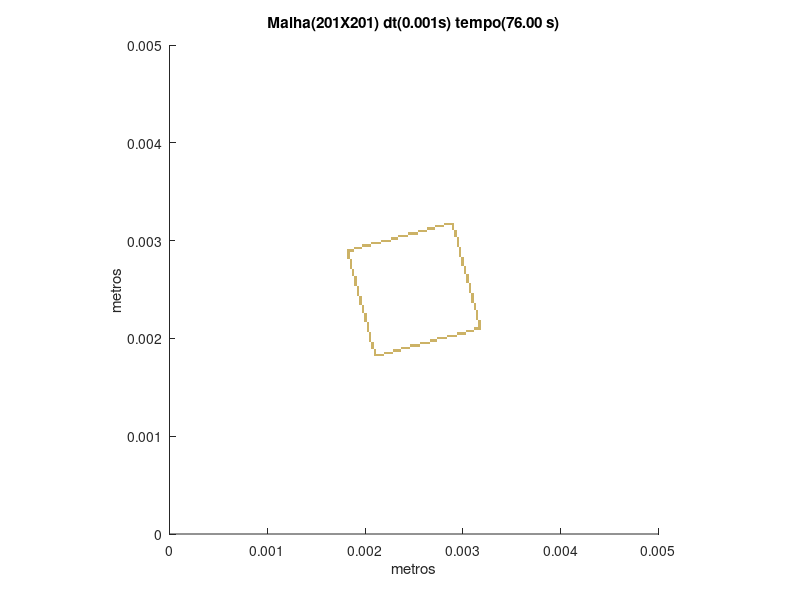

Reproduce this figure in MATLAB.
set (gca,'PlotBoxAspectRatio',[1 1 1],'Xlim',[0,0.005],'Ylim',[0,0.005])
hold on
title('Malha(201X201) dt(0.001s) tempo(76.00 s)')
hold on
ylabel('metros')
hold on
xlabel('metros')
hold on

fill([0.00208955223880597 0.00208955223880597 0.00211442786069652 0.00211442786069652],[0.00181592039800995 0.0018407960199005 0.0018407960199005 0.00181592039800995],[0.8,0.7,0.4],'LineStyle','none')

fill([0.00211442786069652 0.00211442786069652 0.00213930348258706 0.00213930348258706],[0.00181592039800995 0.0018407960199005 0.0018407960199005 0.00181592039800995],[0.8,0.7,0.4],'LineStyle','none')

fill([0.00213930348258706 0.00213930348258706 0.00216417910447761 0.00216417910447761],[0.00181592039800995 0.0018407960199005 0.0018407960199005 0.00181592039800995],[0.8,0.7,0.4],'LineStyle','none')

fill([0.00216417910447761 0.00216417910447761 0.00218905472636816 0.00218905472636816],[0.00181592039800995 0.0018407960199005 0.0018407960199005 0.00181592039800995],[0.8,0.7,0.4],'LineStyle','none')

fill([0.00208955223880597 0.00208955223880597 0.00211442786069652 0.00211442786069652],[0.0018407960199005 0.00186567164179104 0.00186567164179104 0.0018407960199005],[0.8,0.7,0.4],'LineStyle','none')

fill([0.00218905472636816 0.00218905472636816 0.00221393034825871 0.00221393034825871],[0.0018407960199005 0.00186567164179104 0.00186567164179104 0.0018407960199005],[0.8,0.7,0.4],'LineStyle','none')

fill([0.00221393034825871 0.00221393034825871 0.00223880597014925 0.00223880597014925],[0.0018407960199005 0.00186567164179104 0.00186567164179104 0.0018407960199005],[0.8,0.7,0.4],'LineStyle','none')

fill([0.00223880597014925 0.00223880597014925 0.0022636815920398 0.0022636815920398],[0.0018407960199005 0.00186567164179104 0.00186567164179104 0.0018407960199005],[0.8,0.7,0.4],'LineStyle','none')

fill([0.0022636815920398 0.0022636815920398 0.00228855721393035 0.00228855721393035],[0.0018407960199005 0.00186567164179104 0.00186567164179104 0.0018407960199005],[0.8,0.7,0.4],'LineStyle','none')

fill([0.00208955223880597 0.00208955223880597 0.00211442786069652 0.00211442786069652],[0.00186567164179104 0.00189054726368159 0.00189054726368159 0.00186567164179104],[0.8,0.7,0.4],'LineStyle','none')

fill([0.00228855721393035 0.00228855721393035 0.0023134328358209 0.0023134328358209],[0.00186567164179104 0.00189054726368159 0.00189054726368159 0.00186567164179104],[0.8,0.7,0.4],'LineStyle','none')

fill([0.0023134328358209 0.0023134328358209 0.00233830845771144 0.00233830845771144],[0.00186567164179104 0.00189054726368159 0.00189054726368159 0.00186567164179104],[0.8,0.7,0.4],'LineStyle','none')

fill([0.00233830845771144 0.00233830845771144 0.00236318407960199 0.00236318407960199],[0.00186567164179104 0.00189054726368159 0.00189054726368159 0.00186567164179104],[0.8,0.7,0.4],'LineStyle','none')

fill([0.00206467661691542 0.00206467661691542 0.00208955223880597 0.00208955223880597],[0.00189054726368159 0.00191542288557214 0.00191542288557214 0.00189054726368159],[0.8,0.7,0.4],'LineStyle','none')

fill([0.00236318407960199 0.00236318407960199 0.00238805970149254 0.00238805970149254],[0.00189054726368159 0.00191542288557214 0.00191542288557214 0.00189054726368159],[0.8,0.7,0.4],'LineStyle','none')

fill([0.00238805970149254 0.00238805970149254 0.00241293532338308 0.00241293532338308],[0.00189054726368159 0.00191542288557214 0.00191542288557214 0.00189054726368159],[0.8,0.7,0.4],'LineStyle','none')

fill([0.00241293532338308 0.00241293532338308 0.00243781094527363 0.00243781094527363],[0.00189054726368159 0.00191542288557214 0.00191542288557214 0.00189054726368159],[0.8,0.7,0.4],'LineStyle','none')

fill([0.00243781094527363 0.00243781094527363 0.00246268656716418 0.00246268656716418],[0.00189054726368159 0.00191542288557214 0.00191542288557214 0.00189054726368159],[0.8,0.7,0.4],'LineStyle','none')

fill([0.00206467661691542 0.00206467661691542 0.00208955223880597 0.00208955223880597],[0.00191542288557214 0.00194029850746269 0.00194029850746269 0.00191542288557214],[0.8,0.7,0.4],'LineStyle','none')

fill([0.00246268656716418 0.00246268656716418 0.00248756218905473 0.00248756218905473],[0.00191542288557214 0.00194029850746269 0.00194029850746269 0.00191542288557214],[0.8,0.7,0.4],'LineStyle','none')

fill([0.00248756218905473 0.00248756218905473 0.00251243781094527 0.00251243781094527],[0.00191542288557214 0.00194029850746269 0.00194029850746269 0.00191542288557214],[0.8,0.7,0.4],'LineStyle','none')

fill([0.00251243781094527 0.00251243781094527 0.00253731343283582 0.00253731343283582],[0.00191542288557214 0.00194029850746269 0.00194029850746269 0.00191542288557214],[0.8,0.7,0.4],'LineStyle','none')

fill([0.00253731343283582 0.00253731343283582 0.00256218905472637 0.00256218905472637],[0.00191542288557214 0.00194029850746269 0.00194029850746269 0.00191542288557214],[0.8,0.7,0.4],'LineStyle','none')

fill([0.00206467661691542 0.00206467661691542 0.00208955223880597 0.00208955223880597],[0.00194029850746269 0.00196517412935323 0.00196517412935323 0.00194029850746269],[0.8,0.7,0.4],'LineStyle','none')

fill([0.00256218905472637 0.00256218905472637 0.00258706467661692 0.00258706467661692],[0.00194029850746269 0.00196517412935323 0.00196517412935323 0.00194029850746269],[0.8,0.7,0.4],'LineStyle','none')

fill([0.00258706467661692 0.00258706467661692 0.00261194029850746 0.00261194029850746],[0.00194029850746269 0.00196517412935323 0.00196517412935323 0.00194029850746269],[0.8,0.7,0.4],'LineStyle','none')

fill([0.00261194029850746 0.00261194029850746 0.00263681592039801 0.00263681592039801],[0.00194029850746269 0.00196517412935323 0.00196517412935323 0.00194029850746269],[0.8,0.7,0.4],'LineStyle','none')

fill([0.00263681592039801 0.00263681592039801 0.00266169154228856 0.00266169154228856],[0.00194029850746269 0.00196517412935323 0.00196517412935323 0.00194029850746269],[0.8,0.7,0.4],'LineStyle','none')

fill([0.00203980099502488 0.00203980099502488 0.00206467661691542 0.00206467661691542],[0.00196517412935323 0.00199004975124378 0.00199004975124378 0.00196517412935323],[0.8,0.7,0.4],'LineStyle','none')

fill([0.00266169154228856 0.00266169154228856 0.0026865671641791 0.0026865671641791],[0.00196517412935323 0.00199004975124378 0.00199004975124378 0.00196517412935323],[0.8,0.7,0.4],'LineStyle','none')

fill([0.0026865671641791 0.0026865671641791 0.00271144278606965 0.00271144278606965],[0.00196517412935323 0.00199004975124378 0.00199004975124378 0.00196517412935323],[0.8,0.7,0.4],'LineStyle','none')

fill([0.00271144278606965 0.00271144278606965 0.0027363184079602 0.0027363184079602],[0.00196517412935323 0.00199004975124378 0.00199004975124378 0.00196517412935323],[0.8,0.7,0.4],'LineStyle','none')

fill([0.00203980099502488 0.00203980099502488 0.00206467661691542 0.00206467661691542],[0.00199004975124378 0.00201492537313433 0.00201492537313433 0.00199004975124378],[0.8,0.7,0.4],'LineStyle','none')

fill([0.0027363184079602 0.0027363184079602 0.00276119402985075 0.00276119402985075],[0.00199004975124378 0.00201492537313433 0.00201492537313433 0.00199004975124378],[0.8,0.7,0.4],'LineStyle','none')

fill([0.00276119402985075 0.00276119402985075 0.00278606965174129 0.00278606965174129],[0.00199004975124378 0.00201492537313433 0.00201492537313433 0.00199004975124378],[0.8,0.7,0.4],'LineStyle','none')

fill([0.00278606965174129 0.00278606965174129 0.00281094527363184 0.00281094527363184],[0.00199004975124378 0.00201492537313433 0.00201492537313433 0.00199004975124378],[0.8,0.7,0.4],'LineStyle','none')

fill([0.00281094527363184 0.00281094527363184 0.00283582089552239 0.00283582089552239],[0.00199004975124378 0.00201492537313433 0.00201492537313433 0.00199004975124378],[0.8,0.7,0.4],'LineStyle','none')

fill([0.00203980099502488 0.00203980099502488 0.00206467661691542 0.00206467661691542],[0.00201492537313433 0.00203980099502488 0.00203980099502488 0.00201492537313433],[0.8,0.7,0.4],'LineStyle','none')

fill([0.00283582089552239 0.00283582089552239 0.00286069651741294 0.00286069651741294],[0.00201492537313433 0.00203980099502488 0.00203980099502488 0.00201492537313433],[0.8,0.7,0.4],'LineStyle','none')

fill([0.00286069651741294 0.00286069651741294 0.00288557213930348 0.00288557213930348],[0.00201492537313433 0.00203980099502488 0.00203980099502488 0.00201492537313433],[0.8,0.7,0.4],'LineStyle','none')

fill([0.00288557213930348 0.00288557213930348 0.00291044776119403 0.00291044776119403],[0.00201492537313433 0.00203980099502488 0.00203980099502488 0.00201492537313433],[0.8,0.7,0.4],'LineStyle','none')

fill([0.00291044776119403 0.00291044776119403 0.00293532338308458 0.00293532338308458],[0.00201492537313433 0.00203980099502488 0.00203980099502488 0.00201492537313433],[0.8,0.7,0.4],'LineStyle','none')

fill([0.00203980099502488 0.00203980099502488 0.00206467661691542 0.00206467661691542],[0.00203980099502488 0.00206467661691542 0.00206467661691542 0.00203980099502488],[0.8,0.7,0.4],'LineStyle','none')

fill([0.00293532338308458 0.00293532338308458 0.00296019900497512 0.00296019900497512],[0.00203980099502488 0.00206467661691542 0.00206467661691542 0.00203980099502488],[0.8,0.7,0.4],'LineStyle','none')

fill([0.00296019900497512 0.00296019900497512 0.00298507462686567 0.00298507462686567],[0.00203980099502488 0.00206467661691542 0.00206467661691542 0.00203980099502488],[0.8,0.7,0.4],'LineStyle','none')

fill([0.00298507462686567 0.00298507462686567 0.00300995024875622 0.00300995024875622],[0.00203980099502488 0.00206467661691542 0.00206467661691542 0.00203980099502488],[0.8,0.7,0.4],'LineStyle','none')

fill([0.00300995024875622 0.00300995024875622 0.00303482587064677 0.00303482587064677],[0.00203980099502488 0.00206467661691542 0.00206467661691542 0.00203980099502488],[0.8,0.7,0.4],'LineStyle','none')

fill([0.00201492537313433 0.00201492537313433 0.00203980099502488 0.00203980099502488],[0.00206467661691542 0.00208955223880597 0.00208955223880597 0.00206467661691542],[0.8,0.7,0.4],'LineStyle','none')

fill([0.00303482587064677 0.00303482587064677 0.00305970149253731 0.00305970149253731],[0.00206467661691542 0.00208955223880597 0.00208955223880597 0.00206467661691542],[0.8,0.7,0.4],'LineStyle','none')

fill([0.00305970149253731 0.00305970149253731 0.00308457711442786 0.00308457711442786],[0.00206467661691542 0.00208955223880597 0.00208955223880597 0.00206467661691542],[0.8,0.7,0.4],'LineStyle','none')

fill([0.00308457711442786 0.00308457711442786 0.00310945273631841 0.00310945273631841],[0.00206467661691542 0.00208955223880597 0.00208955223880597 0.00206467661691542],[0.8,0.7,0.4],'LineStyle','none')

fill([0.00201492537313433 0.00201492537313433 0.00203980099502488 0.00203980099502488],[0.00208955223880597 0.00211442786069652 0.00211442786069652 0.00208955223880597],[0.8,0.7,0.4],'LineStyle','none')

fill([0.00310945273631841 0.00310945273631841 0.00313432835820896 0.00313432835820896],[0.00208955223880597 0.00211442786069652 0.00211442786069652 0.00208955223880597],[0.8,0.7,0.4],'LineStyle','none')

fill([0.00313432835820896 0.00313432835820896 0.0031592039800995 0.0031592039800995],[0.00208955223880597 0.00211442786069652 0.00211442786069652 0.00208955223880597],[0.8,0.7,0.4],'LineStyle','none')

fill([0.0031592039800995 0.0031592039800995 0.00318407960199005 0.00318407960199005],[0.00208955223880597 0.00211442786069652 0.00211442786069652 0.00208955223880597],[0.8,0.7,0.4],'LineStyle','none')

fill([0.00201492537313433 0.00201492537313433 0.00203980099502488 0.00203980099502488],[0.00211442786069652 0.00213930348258706 0.00213930348258706 0.00211442786069652],[0.8,0.7,0.4],'LineStyle','none')

fill([0.0031592039800995 0.0031592039800995 0.00318407960199005 0.00318407960199005],[0.00211442786069652 0.00213930348258706 0.00213930348258706 0.00211442786069652],[0.8,0.7,0.4],'LineStyle','none')

fill([0.00201492537313433 0.00201492537313433 0.00203980099502488 0.00203980099502488],[0.00213930348258706 0.00216417910447761 0.00216417910447761 0.00213930348258706],[0.8,0.7,0.4],'LineStyle','none')

fill([0.0031592039800995 0.0031592039800995 0.00318407960199005 0.00318407960199005],[0.00213930348258706 0.00216417910447761 0.00216417910447761 0.00213930348258706],[0.8,0.7,0.4],'LineStyle','none')

fill([0.00199004975124378 0.00199004975124378 0.00201492537313433 0.00201492537313433],[0.00216417910447761 0.00218905472636816 0.00218905472636816 0.00216417910447761],[0.8,0.7,0.4],'LineStyle','none')

fill([0.0031592039800995 0.0031592039800995 0.00318407960199005 0.00318407960199005],[0.00216417910447761 0.00218905472636816 0.00218905472636816 0.00216417910447761],[0.8,0.7,0.4],'LineStyle','none')

fill([0.00199004975124378 0.00199004975124378 0.00201492537313433 0.00201492537313433],[0.00218905472636816 0.00221393034825871 0.00221393034825871 0.00218905472636816],[0.8,0.7,0.4],'LineStyle','none')

fill([0.00313432835820896 0.00313432835820896 0.0031592039800995 0.0031592039800995],[0.00218905472636816 0.00221393034825871 0.00221393034825871 0.00218905472636816],[0.8,0.7,0.4],'LineStyle','none')

fill([0.00199004975124378 0.00199004975124378 0.00201492537313433 0.00201492537313433],[0.00221393034825871 0.00223880597014925 0.00223880597014925 0.00221393034825871],[0.8,0.7,0.4],'LineStyle','none')

fill([0.00313432835820896 0.00313432835820896 0.0031592039800995 0.0031592039800995],[0.00221393034825871 0.00223880597014925 0.00223880597014925 0.00221393034825871],[0.8,0.7,0.4],'LineStyle','none')

fill([0.00199004975124378 0.00199004975124378 0.00201492537313433 0.00201492537313433],[0.00223880597014925 0.0022636815920398 0.0022636815920398 0.00223880597014925],[0.8,0.7,0.4],'LineStyle','none')

fill([0.00313432835820896 0.00313432835820896 0.0031592039800995 0.0031592039800995],[0.00223880597014925 0.0022636815920398 0.0022636815920398 0.00223880597014925],[0.8,0.7,0.4],'LineStyle','none')

fill([0.00196517412935323 0.00196517412935323 0.00199004975124378 0.00199004975124378],[0.0022636815920398 0.00228855721393035 0.00228855721393035 0.0022636815920398],[0.8,0.7,0.4],'LineStyle','none')

fill([0.00313432835820896 0.00313432835820896 0.0031592039800995 0.0031592039800995],[0.0022636815920398 0.00228855721393035 0.00228855721393035 0.0022636815920398],[0.8,0.7,0.4],'LineStyle','none')

fill([0.00196517412935323 0.00196517412935323 0.00199004975124378 0.00199004975124378],[0.00228855721393035 0.0023134328358209 0.0023134328358209 0.00228855721393035],[0.8,0.7,0.4],'LineStyle','none')

fill([0.00310945273631841 0.00310945273631841 0.00313432835820896 0.00313432835820896],[0.00228855721393035 0.0023134328358209 0.0023134328358209 0.00228855721393035],[0.8,0.7,0.4],'LineStyle','none')

fill([0.00196517412935323 0.00196517412935323 0.00199004975124378 0.00199004975124378],[0.0023134328358209 0.00233830845771144 0.00233830845771144 0.0023134328358209],[0.8,0.7,0.4],'LineStyle','none')

fill([0.00310945273631841 0.00310945273631841 0.00313432835820896 0.00313432835820896],[0.0023134328358209 0.00233830845771144 0.00233830845771144 0.0023134328358209],[0.8,0.7,0.4],'LineStyle','none')

fill([0.00194029850746269 0.00194029850746269 0.00196517412935323 0.00196517412935323],[0.00233830845771144 0.00236318407960199 0.00236318407960199 0.00233830845771144],[0.8,0.7,0.4],'LineStyle','none')

fill([0.00310945273631841 0.00310945273631841 0.00313432835820896 0.00313432835820896],[0.00233830845771144 0.00236318407960199 0.00236318407960199 0.00233830845771144],[0.8,0.7,0.4],'LineStyle','none')

fill([0.00194029850746269 0.00194029850746269 0.00196517412935323 0.00196517412935323],[0.00236318407960199 0.00238805970149254 0.00238805970149254 0.00236318407960199],[0.8,0.7,0.4],'LineStyle','none')

fill([0.00308457711442786 0.00308457711442786 0.00310945273631841 0.00310945273631841],[0.00236318407960199 0.00238805970149254 0.00238805970149254 0.00236318407960199],[0.8,0.7,0.4],'LineStyle','none')

fill([0.00194029850746269 0.00194029850746269 0.00196517412935323 0.00196517412935323],[0.00238805970149254 0.00241293532338308 0.00241293532338308 0.00238805970149254],[0.8,0.7,0.4],'LineStyle','none')

fill([0.00308457711442786 0.00308457711442786 0.00310945273631841 0.00310945273631841],[0.00238805970149254 0.00241293532338308 0.00241293532338308 0.00238805970149254],[0.8,0.7,0.4],'LineStyle','none')

fill([0.00194029850746269 0.00194029850746269 0.00196517412935323 0.00196517412935323],[0.00241293532338308 0.00243781094527363 0.00243781094527363 0.00241293532338308],[0.8,0.7,0.4],'LineStyle','none')

fill([0.00308457711442786 0.00308457711442786 0.00310945273631841 0.00310945273631841],[0.00241293532338308 0.00243781094527363 0.00243781094527363 0.00241293532338308],[0.8,0.7,0.4],'LineStyle','none')

fill([0.00191542288557214 0.00191542288557214 0.00194029850746269 0.00194029850746269],[0.00243781094527363 0.00246268656716418 0.00246268656716418 0.00243781094527363],[0.8,0.7,0.4],'LineStyle','none')

fill([0.00308457711442786 0.00308457711442786 0.00310945273631841 0.00310945273631841],[0.00243781094527363 0.00246268656716418 0.00246268656716418 0.00243781094527363],[0.8,0.7,0.4],'LineStyle','none')

fill([0.00191542288557214 0.00191542288557214 0.00194029850746269 0.00194029850746269],[0.00246268656716418 0.00248756218905473 0.00248756218905473 0.00246268656716418],[0.8,0.7,0.4],'LineStyle','none')

fill([0.00305970149253731 0.00305970149253731 0.00308457711442786 0.00308457711442786],[0.00246268656716418 0.00248756218905473 0.00248756218905473 0.00246268656716418],[0.8,0.7,0.4],'LineStyle','none')

fill([0.00191542288557214 0.00191542288557214 0.00194029850746269 0.00194029850746269],[0.00248756218905473 0.00251243781094527 0.00251243781094527 0.00248756218905473],[0.8,0.7,0.4],'LineStyle','none')

fill([0.00305970149253731 0.00305970149253731 0.00308457711442786 0.00308457711442786],[0.00248756218905473 0.00251243781094527 0.00251243781094527 0.00248756218905473],[0.8,0.7,0.4],'LineStyle','none')

fill([0.00191542288557214 0.00191542288557214 0.00194029850746269 0.00194029850746269],[0.00251243781094527 0.00253731343283582 0.00253731343283582 0.00251243781094527],[0.8,0.7,0.4],'LineStyle','none')

fill([0.00305970149253731 0.00305970149253731 0.00308457711442786 0.00308457711442786],[0.00251243781094527 0.00253731343283582 0.00253731343283582 0.00251243781094527],[0.8,0.7,0.4],'LineStyle','none')

fill([0.00189054726368159 0.00189054726368159 0.00191542288557214 0.00191542288557214],[0.00253731343283582 0.00256218905472637 0.00256218905472637 0.00253731343283582],[0.8,0.7,0.4],'LineStyle','none')

fill([0.00305970149253731 0.00305970149253731 0.00308457711442786 0.00308457711442786],[0.00253731343283582 0.00256218905472637 0.00256218905472637 0.00253731343283582],[0.8,0.7,0.4],'LineStyle','none')

fill([0.00189054726368159 0.00189054726368159 0.00191542288557214 0.00191542288557214],[0.00256218905472637 0.00258706467661692 0.00258706467661692 0.00256218905472637],[0.8,0.7,0.4],'LineStyle','none')

fill([0.00303482587064677 0.00303482587064677 0.00305970149253731 0.00305970149253731],[0.00256218905472637 0.00258706467661692 0.00258706467661692 0.00256218905472637],[0.8,0.7,0.4],'LineStyle','none')

fill([0.00189054726368159 0.00189054726368159 0.00191542288557214 0.00191542288557214],[0.00258706467661692 0.00261194029850746 0.00261194029850746 0.00258706467661692],[0.8,0.7,0.4],'LineStyle','none')

fill([0.00303482587064677 0.00303482587064677 0.00305970149253731 0.00305970149253731],[0.00258706467661692 0.00261194029850746 0.00261194029850746 0.00258706467661692],[0.8,0.7,0.4],'LineStyle','none')

fill([0.00189054726368159 0.00189054726368159 0.00191542288557214 0.00191542288557214],[0.00261194029850746 0.00263681592039801 0.00263681592039801 0.00261194029850746],[0.8,0.7,0.4],'LineStyle','none')

fill([0.00303482587064677 0.00303482587064677 0.00305970149253731 0.00305970149253731],[0.00261194029850746 0.00263681592039801 0.00263681592039801 0.00261194029850746],[0.8,0.7,0.4],'LineStyle','none')

fill([0.00186567164179104 0.00186567164179104 0.00189054726368159 0.00189054726368159],[0.00263681592039801 0.00266169154228856 0.00266169154228856 0.00263681592039801],[0.8,0.7,0.4],'LineStyle','none')

fill([0.00303482587064677 0.00303482587064677 0.00305970149253731 0.00305970149253731],[0.00263681592039801 0.00266169154228856 0.00266169154228856 0.00263681592039801],[0.8,0.7,0.4],'LineStyle','none')

fill([0.00186567164179104 0.00186567164179104 0.00189054726368159 0.00189054726368159],[0.00266169154228856 0.0026865671641791 0.0026865671641791 0.00266169154228856],[0.8,0.7,0.4],'LineStyle','none')

fill([0.00300995024875622 0.00300995024875622 0.00303482587064677 0.00303482587064677],[0.00266169154228856 0.0026865671641791 0.0026865671641791 0.00266169154228856],[0.8,0.7,0.4],'LineStyle','none')

fill([0.00186567164179104 0.00186567164179104 0.00189054726368159 0.00189054726368159],[0.0026865671641791 0.00271144278606965 0.00271144278606965 0.0026865671641791],[0.8,0.7,0.4],'LineStyle','none')

fill([0.00300995024875622 0.00300995024875622 0.00303482587064677 0.00303482587064677],[0.0026865671641791 0.00271144278606965 0.00271144278606965 0.0026865671641791],[0.8,0.7,0.4],'LineStyle','none')

fill([0.0018407960199005 0.0018407960199005 0.00186567164179104 0.00186567164179104],[0.00271144278606965 0.0027363184079602 0.0027363184079602 0.00271144278606965],[0.8,0.7,0.4],'LineStyle','none')

fill([0.00300995024875622 0.00300995024875622 0.00303482587064677 0.00303482587064677],[0.00271144278606965 0.0027363184079602 0.0027363184079602 0.00271144278606965],[0.8,0.7,0.4],'LineStyle','none')

fill([0.0018407960199005 0.0018407960199005 0.00186567164179104 0.00186567164179104],[0.0027363184079602 0.00276119402985075 0.00276119402985075 0.0027363184079602],[0.8,0.7,0.4],'LineStyle','none')

fill([0.00298507462686567 0.00298507462686567 0.00300995024875622 0.00300995024875622],[0.0027363184079602 0.00276119402985075 0.00276119402985075 0.0027363184079602],[0.8,0.7,0.4],'LineStyle','none')

fill([0.0018407960199005 0.0018407960199005 0.00186567164179104 0.00186567164179104],[0.00276119402985075 0.00278606965174129 0.00278606965174129 0.00276119402985075],[0.8,0.7,0.4],'LineStyle','none')

fill([0.00298507462686567 0.00298507462686567 0.00300995024875622 0.00300995024875622],[0.00276119402985075 0.00278606965174129 0.00278606965174129 0.00276119402985075],[0.8,0.7,0.4],'LineStyle','none')

fill([0.0018407960199005 0.0018407960199005 0.00186567164179104 0.00186567164179104],[0.00278606965174129 0.00281094527363184 0.00281094527363184 0.00278606965174129],[0.8,0.7,0.4],'LineStyle','none')

fill([0.00298507462686567 0.00298507462686567 0.00300995024875622 0.00300995024875622],[0.00278606965174129 0.00281094527363184 0.00281094527363184 0.00278606965174129],[0.8,0.7,0.4],'LineStyle','none')

fill([0.00181592039800995 0.00181592039800995 0.0018407960199005 0.0018407960199005],[0.00281094527363184 0.00283582089552239 0.00283582089552239 0.00281094527363184],[0.8,0.7,0.4],'LineStyle','none')

fill([0.00298507462686567 0.00298507462686567 0.00300995024875622 0.00300995024875622],[0.00281094527363184 0.00283582089552239 0.00283582089552239 0.00281094527363184],[0.8,0.7,0.4],'LineStyle','none')

fill([0.00181592039800995 0.00181592039800995 0.0018407960199005 0.0018407960199005],[0.00283582089552239 0.00286069651741294 0.00286069651741294 0.00283582089552239],[0.8,0.7,0.4],'LineStyle','none')

fill([0.00296019900497512 0.00296019900497512 0.00298507462686567 0.00298507462686567],[0.00283582089552239 0.00286069651741294 0.00286069651741294 0.00283582089552239],[0.8,0.7,0.4],'LineStyle','none')

fill([0.00181592039800995 0.00181592039800995 0.0018407960199005 0.0018407960199005],[0.00286069651741294 0.00288557213930348 0.00288557213930348 0.00286069651741294],[0.8,0.7,0.4],'LineStyle','none')

fill([0.00296019900497512 0.00296019900497512 0.00298507462686567 0.00298507462686567],[0.00286069651741294 0.00288557213930348 0.00288557213930348 0.00286069651741294],[0.8,0.7,0.4],'LineStyle','none')

fill([0.00181592039800995 0.00181592039800995 0.0018407960199005 0.0018407960199005],[0.00288557213930348 0.00291044776119403 0.00291044776119403 0.00288557213930348],[0.8,0.7,0.4],'LineStyle','none')

fill([0.0018407960199005 0.0018407960199005 0.00186567164179104 0.00186567164179104],[0.00288557213930348 0.00291044776119403 0.00291044776119403 0.00288557213930348],[0.8,0.7,0.4],'LineStyle','none')

fill([0.00186567164179104 0.00186567164179104 0.00189054726368159 0.00189054726368159],[0.00288557213930348 0.00291044776119403 0.00291044776119403 0.00288557213930348],[0.8,0.7,0.4],'LineStyle','none')

fill([0.00296019900497512 0.00296019900497512 0.00298507462686567 0.00298507462686567],[0.00288557213930348 0.00291044776119403 0.00291044776119403 0.00288557213930348],[0.8,0.7,0.4],'LineStyle','none')

fill([0.00189054726368159 0.00189054726368159 0.00191542288557214 0.00191542288557214],[0.00291044776119403 0.00293532338308458 0.00293532338308458 0.00291044776119403],[0.8,0.7,0.4],'LineStyle','none')

fill([0.00191542288557214 0.00191542288557214 0.00194029850746269 0.00194029850746269],[0.00291044776119403 0.00293532338308458 0.00293532338308458 0.00291044776119403],[0.8,0.7,0.4],'LineStyle','none')

fill([0.00194029850746269 0.00194029850746269 0.00196517412935323 0.00196517412935323],[0.00291044776119403 0.00293532338308458 0.00293532338308458 0.00291044776119403],[0.8,0.7,0.4],'LineStyle','none')

fill([0.00296019900497512 0.00296019900497512 0.00298507462686567 0.00298507462686567],[0.00291044776119403 0.00293532338308458 0.00293532338308458 0.00291044776119403],[0.8,0.7,0.4],'LineStyle','none')

fill([0.00196517412935323 0.00196517412935323 0.00199004975124378 0.00199004975124378],[0.00293532338308458 0.00296019900497512 0.00296019900497512 0.00293532338308458],[0.8,0.7,0.4],'LineStyle','none')

fill([0.00199004975124378 0.00199004975124378 0.00201492537313433 0.00201492537313433],[0.00293532338308458 0.00296019900497512 0.00296019900497512 0.00293532338308458],[0.8,0.7,0.4],'LineStyle','none')

fill([0.00201492537313433 0.00201492537313433 0.00203980099502488 0.00203980099502488],[0.00293532338308458 0.00296019900497512 0.00296019900497512 0.00293532338308458],[0.8,0.7,0.4],'LineStyle','none')

fill([0.00203980099502488 0.00203980099502488 0.00206467661691542 0.00206467661691542],[0.00293532338308458 0.00296019900497512 0.00296019900497512 0.00293532338308458],[0.8,0.7,0.4],'LineStyle','none')

fill([0.00293532338308458 0.00293532338308458 0.00296019900497512 0.00296019900497512],[0.00293532338308458 0.00296019900497512 0.00296019900497512 0.00293532338308458],[0.8,0.7,0.4],'LineStyle','none')

fill([0.00206467661691542 0.00206467661691542 0.00208955223880597 0.00208955223880597],[0.00296019900497512 0.00298507462686567 0.00298507462686567 0.00296019900497512],[0.8,0.7,0.4],'LineStyle','none')

fill([0.00208955223880597 0.00208955223880597 0.00211442786069652 0.00211442786069652],[0.00296019900497512 0.00298507462686567 0.00298507462686567 0.00296019900497512],[0.8,0.7,0.4],'LineStyle','none')

fill([0.00211442786069652 0.00211442786069652 0.00213930348258706 0.00213930348258706],[0.00296019900497512 0.00298507462686567 0.00298507462686567 0.00296019900497512],[0.8,0.7,0.4],'LineStyle','none')

fill([0.00213930348258706 0.00213930348258706 0.00216417910447761 0.00216417910447761],[0.00296019900497512 0.00298507462686567 0.00298507462686567 0.00296019900497512],[0.8,0.7,0.4],'LineStyle','none')

fill([0.00293532338308458 0.00293532338308458 0.00296019900497512 0.00296019900497512],[0.00296019900497512 0.00298507462686567 0.00298507462686567 0.00296019900497512],[0.8,0.7,0.4],'LineStyle','none')

fill([0.00216417910447761 0.00216417910447761 0.00218905472636816 0.00218905472636816],[0.00298507462686567 0.00300995024875622 0.00300995024875622 0.00298507462686567],[0.8,0.7,0.4],'LineStyle','none')

fill([0.00218905472636816 0.00218905472636816 0.00221393034825871 0.00221393034825871],[0.00298507462686567 0.00300995024875622 0.00300995024875622 0.00298507462686567],[0.8,0.7,0.4],'LineStyle','none')

fill([0.00221393034825871 0.00221393034825871 0.00223880597014925 0.00223880597014925],[0.00298507462686567 0.00300995024875622 0.00300995024875622 0.00298507462686567],[0.8,0.7,0.4],'LineStyle','none')

fill([0.00223880597014925 0.00223880597014925 0.0022636815920398 0.0022636815920398],[0.00298507462686567 0.00300995024875622 0.00300995024875622 0.00298507462686567],[0.8,0.7,0.4],'LineStyle','none')

fill([0.00293532338308458 0.00293532338308458 0.00296019900497512 0.00296019900497512],[0.00298507462686567 0.00300995024875622 0.00300995024875622 0.00298507462686567],[0.8,0.7,0.4],'LineStyle','none')

fill([0.0022636815920398 0.0022636815920398 0.00228855721393035 0.00228855721393035],[0.00300995024875622 0.00303482587064677 0.00303482587064677 0.00300995024875622],[0.8,0.7,0.4],'LineStyle','none')

fill([0.00228855721393035 0.00228855721393035 0.0023134328358209 0.0023134328358209],[0.00300995024875622 0.00303482587064677 0.00303482587064677 0.00300995024875622],[0.8,0.7,0.4],'LineStyle','none')

fill([0.0023134328358209 0.0023134328358209 0.00233830845771144 0.00233830845771144],[0.00300995024875622 0.00303482587064677 0.00303482587064677 0.00300995024875622],[0.8,0.7,0.4],'LineStyle','none')

fill([0.00293532338308458 0.00293532338308458 0.00296019900497512 0.00296019900497512],[0.00300995024875622 0.00303482587064677 0.00303482587064677 0.00300995024875622],[0.8,0.7,0.4],'LineStyle','none')

fill([0.00233830845771144 0.00233830845771144 0.00236318407960199 0.00236318407960199],[0.00303482587064677 0.00305970149253731 0.00305970149253731 0.00303482587064677],[0.8,0.7,0.4],'LineStyle','none')

fill([0.00236318407960199 0.00236318407960199 0.00238805970149254 0.00238805970149254],[0.00303482587064677 0.00305970149253731 0.00305970149253731 0.00303482587064677],[0.8,0.7,0.4],'LineStyle','none')

fill([0.00238805970149254 0.00238805970149254 0.00241293532338308 0.00241293532338308],[0.00303482587064677 0.00305970149253731 0.00305970149253731 0.00303482587064677],[0.8,0.7,0.4],'LineStyle','none')

fill([0.00241293532338308 0.00241293532338308 0.00243781094527363 0.00243781094527363],[0.00303482587064677 0.00305970149253731 0.00305970149253731 0.00303482587064677],[0.8,0.7,0.4],'LineStyle','none')

fill([0.00291044776119403 0.00291044776119403 0.00293532338308458 0.00293532338308458],[0.00303482587064677 0.00305970149253731 0.00305970149253731 0.00303482587064677],[0.8,0.7,0.4],'LineStyle','none')

fill([0.00243781094527363 0.00243781094527363 0.00246268656716418 0.00246268656716418],[0.00305970149253731 0.00308457711442786 0.00308457711442786 0.00305970149253731],[0.8,0.7,0.4],'LineStyle','none')

fill([0.00246268656716418 0.00246268656716418 0.00248756218905473 0.00248756218905473],[0.00305970149253731 0.00308457711442786 0.00308457711442786 0.00305970149253731],[0.8,0.7,0.4],'LineStyle','none')

fill([0.00248756218905473 0.00248756218905473 0.00251243781094527 0.00251243781094527],[0.00305970149253731 0.00308457711442786 0.00308457711442786 0.00305970149253731],[0.8,0.7,0.4],'LineStyle','none')

fill([0.00251243781094527 0.00251243781094527 0.00253731343283582 0.00253731343283582],[0.00305970149253731 0.00308457711442786 0.00308457711442786 0.00305970149253731],[0.8,0.7,0.4],'LineStyle','none')

fill([0.00291044776119403 0.00291044776119403 0.00293532338308458 0.00293532338308458],[0.00305970149253731 0.00308457711442786 0.00308457711442786 0.00305970149253731],[0.8,0.7,0.4],'LineStyle','none')

fill([0.00253731343283582 0.00253731343283582 0.00256218905472637 0.00256218905472637],[0.00308457711442786 0.00310945273631841 0.00310945273631841 0.00308457711442786],[0.8,0.7,0.4],'LineStyle','none')

fill([0.00256218905472637 0.00256218905472637 0.00258706467661692 0.00258706467661692],[0.00308457711442786 0.00310945273631841 0.00310945273631841 0.00308457711442786],[0.8,0.7,0.4],'LineStyle','none')

fill([0.00258706467661692 0.00258706467661692 0.00261194029850746 0.00261194029850746],[0.00308457711442786 0.00310945273631841 0.00310945273631841 0.00308457711442786],[0.8,0.7,0.4],'LineStyle','none')

fill([0.00261194029850746 0.00261194029850746 0.00263681592039801 0.00263681592039801],[0.00308457711442786 0.00310945273631841 0.00310945273631841 0.00308457711442786],[0.8,0.7,0.4],'LineStyle','none')

fill([0.00291044776119403 0.00291044776119403 0.00293532338308458 0.00293532338308458],[0.00308457711442786 0.00310945273631841 0.00310945273631841 0.00308457711442786],[0.8,0.7,0.4],'LineStyle','none')

fill([0.00263681592039801 0.00263681592039801 0.00266169154228856 0.00266169154228856],[0.00310945273631841 0.00313432835820896 0.00313432835820896 0.00310945273631841],[0.8,0.7,0.4],'LineStyle','none')

fill([0.00266169154228856 0.00266169154228856 0.0026865671641791 0.0026865671641791],[0.00310945273631841 0.00313432835820896 0.00313432835820896 0.00310945273631841],[0.8,0.7,0.4],'LineStyle','none')

fill([0.0026865671641791 0.0026865671641791 0.00271144278606965 0.00271144278606965],[0.00310945273631841 0.00313432835820896 0.00313432835820896 0.00310945273631841],[0.8,0.7,0.4],'LineStyle','none')

fill([0.00288557213930348 0.00288557213930348 0.00291044776119403 0.00291044776119403],[0.00310945273631841 0.00313432835820896 0.00313432835820896 0.00310945273631841],[0.8,0.7,0.4],'LineStyle','none')

fill([0.00271144278606965 0.00271144278606965 0.0027363184079602 0.0027363184079602],[0.00313432835820896 0.0031592039800995 0.0031592039800995 0.00313432835820896],[0.8,0.7,0.4],'LineStyle','none')

fill([0.0027363184079602 0.0027363184079602 0.00276119402985075 0.00276119402985075],[0.00313432835820896 0.0031592039800995 0.0031592039800995 0.00313432835820896],[0.8,0.7,0.4],'LineStyle','none')

fill([0.00276119402985075 0.00276119402985075 0.00278606965174129 0.00278606965174129],[0.00313432835820896 0.0031592039800995 0.0031592039800995 0.00313432835820896],[0.8,0.7,0.4],'LineStyle','none')

fill([0.00278606965174129 0.00278606965174129 0.00281094527363184 0.00281094527363184],[0.00313432835820896 0.0031592039800995 0.0031592039800995 0.00313432835820896],[0.8,0.7,0.4],'LineStyle','none')

fill([0.00288557213930348 0.00288557213930348 0.00291044776119403 0.00291044776119403],[0.00313432835820896 0.0031592039800995 0.0031592039800995 0.00313432835820896],[0.8,0.7,0.4],'LineStyle','none')

fill([0.00281094527363184 0.00281094527363184 0.00283582089552239 0.00283582089552239],[0.0031592039800995 0.00318407960199005 0.00318407960199005 0.0031592039800995],[0.8,0.7,0.4],'LineStyle','none')

fill([0.00283582089552239 0.00283582089552239 0.00286069651741294 0.00286069651741294],[0.0031592039800995 0.00318407960199005 0.00318407960199005 0.0031592039800995],[0.8,0.7,0.4],'LineStyle','none')

fill([0.00286069651741294 0.00286069651741294 0.00288557213930348 0.00288557213930348],[0.0031592039800995 0.00318407960199005 0.00318407960199005 0.0031592039800995],[0.8,0.7,0.4],'LineStyle','none')

fill([0.00288557213930348 0.00288557213930348 0.00291044776119403 0.00291044776119403],[0.0031592039800995 0.00318407960199005 0.00318407960199005 0.0031592039800995],[0.8,0.7,0.4],'LineStyle','none')
